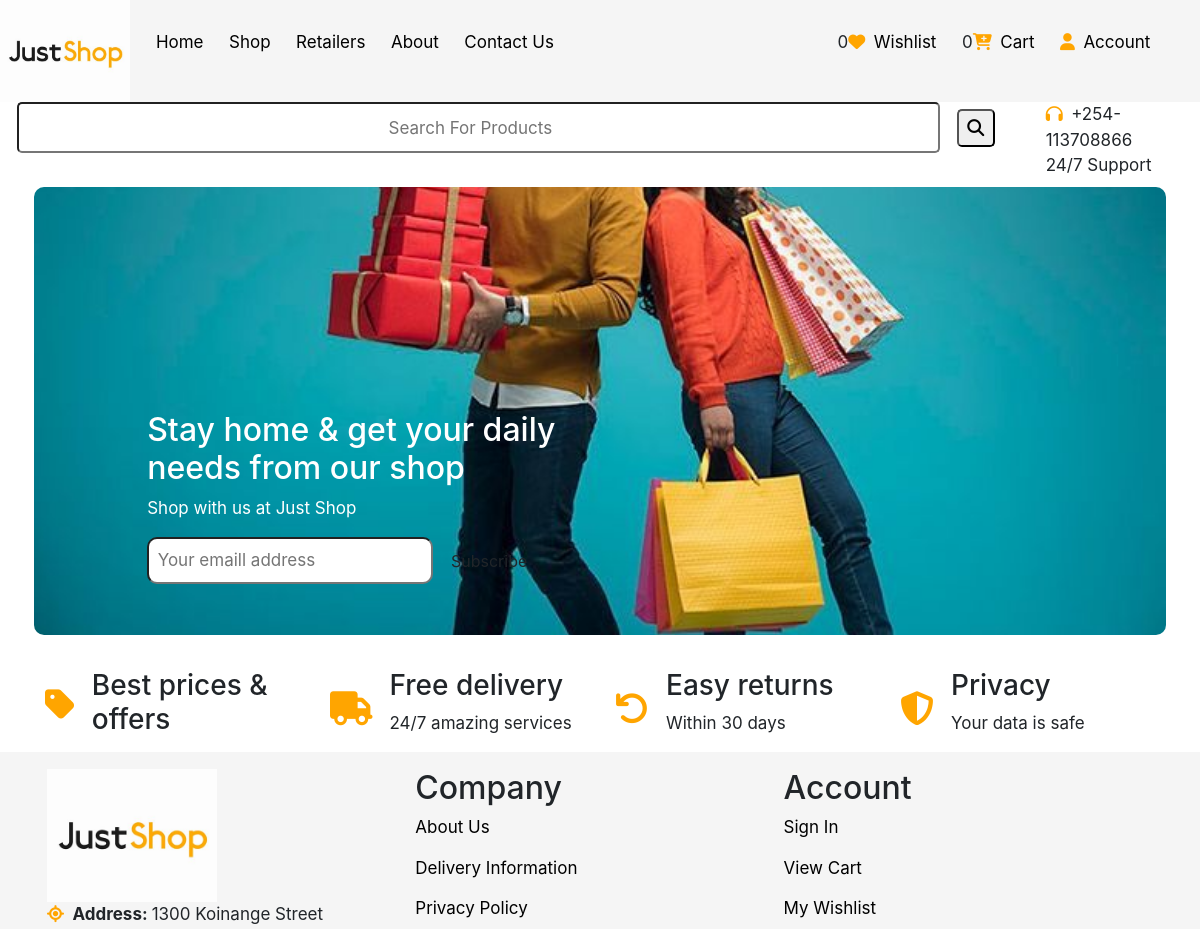
/wishlist (signed in, upper part), run on an earlier commit of the app's database.
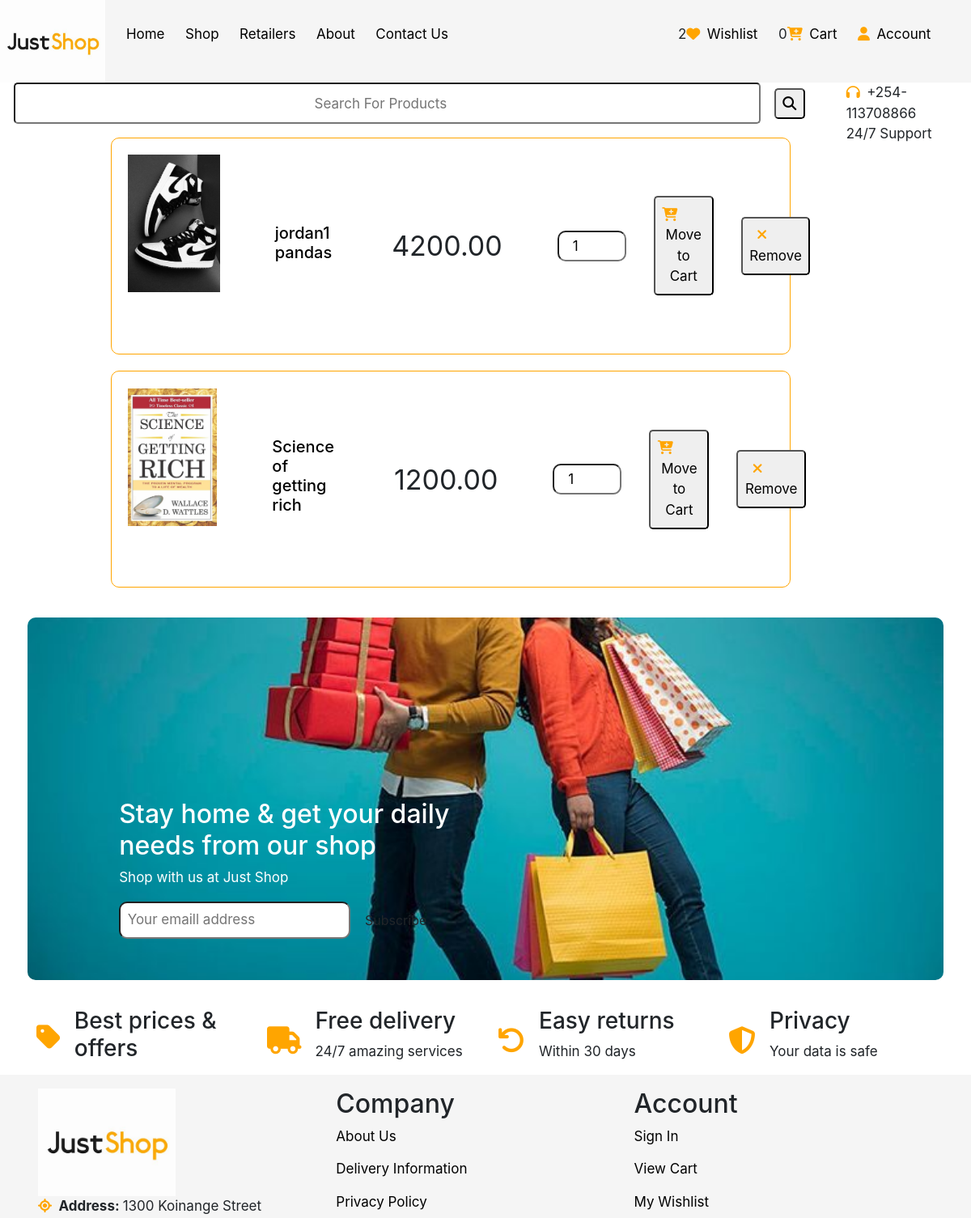
And on a later commit of the database.
### main/models.py (models this page shows, shortened)
class Wishlist(models.Model):
    product=models.ForeignKey(Product,on_delete=models.SET_NULL,null=True)
    user=models.ForeignKey(User,on_delete=models.SET_NULL,null=True)
    date_added=models.DateTimeField(auto_now_add=True)

class Product(models.Model):
    product_id=models.UUIDField(unique=True, default=uuid.uuid4)
    title=models.CharField(max_length=100)
    image=models.ImageField(upload_to=user_dir_path)
    retailer=models.ForeignKey(Retailer,on_delete=models.SET_NULL,null=True,related_name="products")
    description=CKEditor5Field('Text',config_name='default',null="true",blank="True")
    category=models.ForeignKey(Category,on_delete=models.SET_NULL,null=True,related_name="category_products")
    base_price=models.DecimalField(max_digits=999999999,decimal_places=2)
    sale_price=models.DecimalField(max_digits=999999999,decimal_places=2)
    stock_status=models.CharField(choices=STOCK_STATUS,max_length=10,default="instock")
    product_status=models.CharField(choices=STATUS,max_length=100,default="inreview")
    warranty_period=models.CharField(max_length=100,default="100")
    featured=models.BooleanField(default=False)
    specifications=models.TextField(max_length=100,null=True,blank=True)
    digital=models.BooleanField(default=False)
    user=models.ForeignKey(User,on_delete=models.SET_NULL,null=True)
    class Meta:
        verbose_name_plural="Products"

### main/views.py (the view)
# urls.py: path('wishlist',wishlist_view,name="wishlist"),
def wishlist_view(request):
   wishlist_items=Wishlist.objects.filter(user=request.user)
   context={
      "wishlist_items":wishlist_items
   }
   return render(request,'main/wishlist.html',context)

### main/context_processor.py (called while the page is built)
def default(request):
    products=Product.objects.all()
    categories=Category.objects.all()
    wishlist=Wishlist.objects.filter(user=request.user).count()
    return{
        'products':products,
        'categories':categories,
        'wishlist':wishlist,
    }

### templates/main/wishlist.html (shortened to what this page needs)
{% extends "base/base.html" %}
{% load static %}
{% block content %}
<div class="products-container wishlist">
    {% for item in wishlist_items %}
        <div class="product-card wishlist">
            <div class="product-img">
                <img class="product-image" src="{{ item.product.image.url }}" alt="">
            </div>
            <div class="product-info wishlist">
                <a href=""><h5>{{ item.product.title }}</h5></a>
                <span class="price current-price">{{item.product.sale_price }}</span>
                <input type="number" value="1" class="product-quantity">
                <button type="submit" class="add-to-cart-btn"><i class="fas fa-cart-plus"></i>Move to Cart</button>
                <button type="submit" class=""><i class="fas fa-remove"></i>Remove</button>
            </div>
        </div>
    {% endfor %}
</div>
{% endblock %}

What changed in the data, as far as the page shows it:
added Wishlist: product.image (picture), product "jordan1 pandas", product.sale_price "4200.00"
added Wishlist: product.image (picture), product "Science of getting rich", product.sale_price "1200.00"
Also different on the page:
{{ wishlist }}: "0" → "2"
